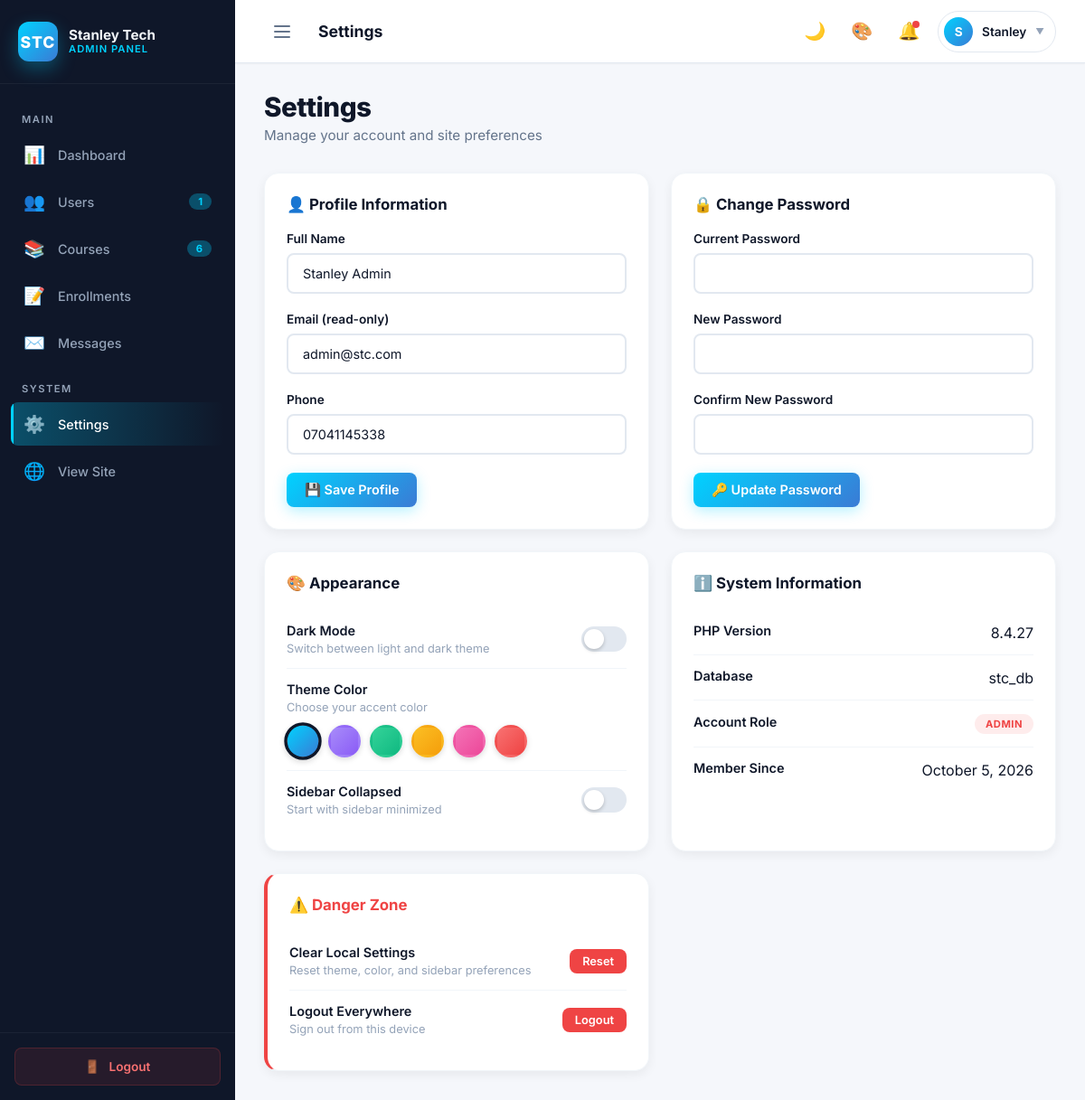
Screenshot of /admin/settings.php (signed in) with the database file from the repository.
### tables this page shows
CREATE TABLE users (
    id INT AUTO_INCREMENT PRIMARY KEY,
    name VARCHAR(100) NOT NULL,
    email VARCHAR(150) NOT NULL UNIQUE,
    avatar VARCHAR(255) DEFAULT NULL,
    phone VARCHAR(20) NOT NULL,
    bio TEXT DEFAULT NULL,
    location VARCHAR(100) DEFAULT NULL,
    website VARCHAR(255) DEFAULT NULL,
    password VARCHAR(255) NOT NULL,
    role ENUM('user', 'admin') DEFAULT 'user',
    created_at TIMESTAMP DEFAULT CURRENT_TIMESTAMP
);

### admin/settings.php (the view, shortened to what this page needs)
<?php
require_once 'includes/admin-header.php';
$stmt = $pdo->prepare("SELECT * FROM users WHERE id = ?");
$stmt->execute([$_SESSION['user_id']]);
$admin = $stmt->fetch();
?>
<?php require_once 'includes/admin-sidebar.php'; ?>
<div class="admin-main">
    <div class="page-header-admin">
        <div>
            <h1>Settings</h1>
            <p>Manage your account and site preferences</p>
        </div>
    </div>
    <div class="settings-grid">
        <div class="settings-section">
            <h3>👤 Profile Information</h3>
            <form method="POST">
                <div class="admin-form-group">
                    <label>Full Name</label>
                    <input type="text" name="name" value="<?php echo htmlspecialchars($admin['name']); ?>" required>
                </div>
                <div class="admin-form-group">
                    <label>Email (read-only)</label>
                    <input type="email" value="<?php echo htmlspecialchars($admin['email']); ?>" disabled>
                </div>
                <div class="admin-form-group">
                    <label>Phone</label>
                    <input type="tel" name="phone" value="<?php echo htmlspecialchars($admin['phone']); ?>" required>
                </div>
                <button type="submit" name="update_profile" class="btn btn-primary">💾 Save Profile</button>
            </form>
        </div>
        <div class="settings-section" id="security">
            <h3>🔒 Change Password</h3>
            <form method="POST">
                <div class="admin-form-group">
                    <label>Current Password</label>
                    <input type="password" name="current_password" required>
                </div>
                <div class="admin-form-group">
                    <label>New Password</label>
                    <input type="password" name="new_password" required minlength="8">
                </div>
                <div class="admin-form-group">
                    <label>Confirm New Password</label>
                    <input type="password" name="confirm_password" required minlength="8">
                </div>
                <button type="submit" name="change_password" class="btn btn-primary">🔑 Update Password</button>
            </form>
        </div>
        <div class="settings-section" id="appearance">
            <h3>🎨 Appearance</h3>
            <div class="setting-item">
                <div>
                    <div class="setting-label">Dark Mode</div>
                    <div class="setting-desc">Switch between light and dark theme</div>
                </div>
                <div class="toggle-switch" id="darkModeToggle"></div>
            </div>
            <div class="setting-item" style="flex-direction: column; align-items: flex-start; gap: 12px;">
                <div>
                    <div class="setting-label">Theme Color</div>
                    <div class="setting-desc">Choose your accent color</div>
                </div>
                <div style="display:flex; gap:10px; flex-wrap:wrap;">
                    <span class="color-option" data-accent="cyan" style="background: linear-gradient(135deg, #00d2ff, #3a7bd5); width:36px; height:36px; border-radius:50%; cursor:pointer; box-shadow:0 2px 6px rgba(0,0,0,0.15);"></span>
                    <span class="color-option" data-accent="purple" style="background: linear-gradient(135deg, #a78bfa, #8b5cf6); width:36px; height:36px; border-radius:50%; cursor:pointer; box-shadow:0 2px 6px rgba(0,0,0,0.15);"></span>
                    <span class="color-option" data-accent="green" style="background: linear-gradient(135deg, #34d399, #10b981); width:36px; height:36px; border-radius:50%; cursor:pointer; box-shadow:0 2px 6px rgba(0,0,0,0.15);"></span>
                    <span class="color-option" data-accent="orange" style="background: linear-gradient(135deg, #fbbf24, #f59e0b); width:36px; height:36px; border-radius:50%; cursor:pointer; box-shadow:0 2px 6px rgba(0,0,0,0.15);"></span>
                    <span class="color-option" data-accent="pink" style="background: linear-gradient(135deg, #f472b6, #ec4899); width:36px; height:36px; border-radius:50%; cursor:pointer; box-shadow:0 2px 6px rgba(0,0,0,0.15);"></span>
                    <span class="color-option" data-accent="red" style="background: linear-gradient(135deg, #f87171, #ef4444); width:36px; height:36px; border-radius:50%; cursor:pointer; box-shadow:0 2px 6px rgba(0,0,0,0.15);"></span>
                </div>
            </div>
            <div class="setting-item">
                <div>
                    <div class="setting-label">Sidebar Collapsed</div>
                    <div class="setting-desc">Start with sidebar minimized</div>
                </div>
                <div class="toggle-switch" id="sidebarToggleSetting"></div>
            </div>
        </div>
        <div class="settings-section">
            <h3>ℹ️ System Information</h3>
            <div class="setting-item">
                <div class="setting-label">PHP Version</div>
                <div><?php echo phpversion(); ?></div>
            </div>
            <div class="setting-item">
                <div class="setting-label">Database</div>
                <div><?php echo DB_NAME; ?></div>
            </div>
            <div class="setting-item">
                <div class="setting-label">Account Role</div>
                <div><span class="badge badge-danger"><?php echo htmlspecialchars($admin['role']); ?></span></div>
            </div>
            <div class="setting-item">
                <div class="setting-label">Member Since</div>
                <div><?php echo date('F j, Y', strtotime($admin['created_at'])); ?></div>
            </div>
        </div>
        <div class="settings-section" style="border-left: 4px solid var(--danger);">
            <h3 style="color: var(--danger);">⚠️ Danger Zone</h3>
            <div class="setting-item">
                <div>
                    <div class="setting-label">Clear Local Settings</div>
                    <div class="setting-desc">Reset theme, color, and sidebar preferences</div>
                </div>
                <button class="btn btn-danger btn-sm" onclick="if(confirm('Reset all local preferences?')){ localStorage.clear(); location.reload(); }">Reset</button>
            </div>
            <div class="setting-item">
                <div>
                    <div class="setting-label">Logout Everywhere</div>
                    <div class="setting-desc">Sign out from this device</div>
                </div>
                <a href="../logout.php" class="btn btn-danger btn-sm">Logout</a>
            </div>
        </div>
    </div>
</div>
<?php require_once 'includes/admin-footer.php'; ?>

### rows the page displays
users: name "Stanley Admin", email "admin@stc.com", phone "07041145338", role "ADMIN", created_at "October 5, 2026"

### other values shown
$user_count "1"
$course_count "6"
phpversion() "8.4.27"
DB_NAME "stc_db"
$admin_page_title "Settings"
substr($admin_name, 0, 1) "S"
explode(' ', $admin_name)[0] "Stanley"
